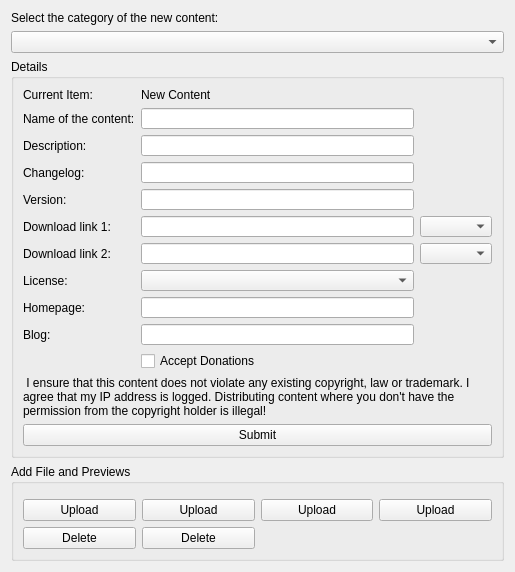
<?xml version="1.0" encoding="UTF-8"?>
<ui version="4.0">
 <class>ContentCreation</class>
 <widget class="QWidget" name="ContentCreation">
  <property name="geometry">
   <rect>
    <x>0</x>
    <y>0</y>
    <width>515</width>
    <height>572</height>
   </rect>
  </property>
  <property name="windowTitle">
   <string>Form</string>
  </property>
  <layout class="QVBoxLayout" name="verticalLayout_3">
   <item>
    <widget class="QLabel" name="currentCategoryLabel">
     <property name="text">
      <string>Select the category of the new content:</string>
     </property>
    </widget>
   </item>
   <item>
    <widget class="QComboBox" name="category"/>
   </item>
   <item>
    <widget class="QGroupBox" name="groupBox">
     <property name="title">
      <string>Details</string>
     </property>
     <layout class="QVBoxLayout" name="verticalLayout_2">
      <item>
       <layout class="QGridLayout" name="gridLayout">
        <item row="1" column="0">
         <widget class="QLabel" name="label">
          <property name="text">
           <string>Name of the content:</string>
          </property>
         </widget>
        </item>
        <item row="1" column="1">
         <widget class="QLineEdit" name="name"/>
        </item>
        <item row="2" column="0">
         <widget class="QLabel" name="label_3">
          <property name="text">
           <string>Description:</string>
          </property>
         </widget>
        </item>
        <item row="2" column="1">
         <widget class="QLineEdit" name="description"/>
        </item>
        <item row="3" column="0">
         <widget class="QLabel" name="label_9">
          <property name="text">
           <string>Changelog:</string>
          </property>
         </widget>
        </item>
        <item row="3" column="1">
         <widget class="QLineEdit" name="changelog"/>
        </item>
        <item row="4" column="0">
         <widget class="QLabel" name="label_10">
          <property name="text">
           <string>Version:</string>
          </property>
         </widget>
        </item>
        <item row="4" column="1">
         <widget class="QLineEdit" name="version"/>
        </item>
        <item row="5" column="0">
         <widget class="QLabel" name="label_11">
          <property name="text">
           <string>Download link 1:</string>
          </property>
         </widget>
        </item>
        <item row="5" column="1">
         <widget class="QLineEdit" name="link1"/>
        </item>
        <item row="6" column="1">
         <widget class="QLineEdit" name="link2"/>
        </item>
        <item row="6" column="0">
         <widget class="QLabel" name="label_12">
          <property name="text">
           <string>Download link 2:</string>
          </property>
         </widget>
        </item>
        <item row="5" column="2">
         <widget class="QComboBox" name="distroType_1"/>
        </item>
        <item row="6" column="2">
         <widget class="QComboBox" name="distroType_2"/>
        </item>
        <item row="7" column="1">
         <widget class="QComboBox" name="license"/>
        </item>
        <item row="7" column="0">
         <widget class="QLabel" name="label_13">
          <property name="text">
           <string>License:</string>
          </property>
         </widget>
        </item>
        <item row="9" column="0">
         <widget class="QLabel" name="label_14">
          <property name="text">
           <string>Homepage:</string>
          </property>
         </widget>
        </item>
        <item row="9" column="1">
         <widget class="QLineEdit" name="homepage"/>
        </item>
        <item row="10" column="1">
         <widget class="QLineEdit" name="blog"/>
        </item>
        <item row="10" column="0">
         <widget class="QLabel" name="label_15">
          <property name="text">
           <string>Blog:</string>
          </property>
         </widget>
        </item>
        <item row="11" column="1">
         <widget class="QCheckBox" name="donations">
          <property name="text">
           <string>Accept Donations</string>
          </property>
         </widget>
        </item>
        <item row="0" column="1">
         <widget class="QLabel" name="contentId">
          <property name="text">
           <string>New Content</string>
          </property>
         </widget>
        </item>
        <item row="0" column="0">
         <widget class="QLabel" name="label_2">
          <property name="text">
           <string>Current Item:</string>
          </property>
         </widget>
        </item>
       </layout>
      </item>
      <item>
       <layout class="QHBoxLayout" name="horizontalLayout_2"/>
      </item>
      <item>
       <widget class="QLabel" name="currentCategoryLabel_2">
        <property name="text">
         <string> I ensure that this content does not violate any existing copyright, law or trademark. I agree that my IP address is logged. Distributing content where you don't have the permission from the copyright holder is illegal!</string>
        </property>
        <property name="wordWrap">
         <bool>true</bool>
        </property>
       </widget>
      </item>
      <item>
       <widget class="QPushButton" name="submitButton">
        <property name="text">
         <string>Submit</string>
        </property>
       </widget>
      </item>
     </layout>
    </widget>
   </item>
   <item>
    <widget class="QGroupBox" name="addFileGroup">
     <property name="enabled">
      <bool>true</bool>
     </property>
     <property name="title">
      <string>Add File and Previews</string>
     </property>
     <layout class="QGridLayout" name="gridLayout_2">
      <item row="2" column="0">
       <widget class="QPushButton" name="upload">
        <property name="text">
         <string>Upload</string>
        </property>
       </widget>
      </item>
      <item row="1" column="0">
       <widget class="KUrlRequester" name="uploadFile">
        <property name="clickMessage">
         <string>File</string>
        </property>
       </widget>
      </item>
      <item row="2" column="2">
       <widget class="QPushButton" name="uploadPreview1Button">
        <property name="text">
         <string>Upload</string>
        </property>
       </widget>
      </item>
      <item row="1" column="2">
       <widget class="KUrlRequester" name="uploadPreview1">
        <property name="clickMessage">
         <string>Preview 1</string>
        </property>
       </widget>
      </item>
      <item row="1" column="3">
       <widget class="KUrlRequester" name="uploadPreview2">
        <property name="clickMessage">
         <string>Preview 2</string>
        </property>
       </widget>
      </item>
      <item row="1" column="4">
       <widget class="KUrlRequester" name="uploadPreview3">
        <property name="clickMessage">
         <string>Preview 3</string>
        </property>
       </widget>
      </item>
      <item row="2" column="3">
       <widget class="QPushButton" name="uploadPreview2Button">
        <property name="text">
         <string>Upload</string>
        </property>
       </widget>
      </item>
      <item row="2" column="4">
       <widget class="QPushButton" name="uploadPreview3Button">
        <property name="text">
         <string>Upload</string>
        </property>
       </widget>
      </item>
      <item row="3" column="0">
       <widget class="QPushButton" name="deleteFile">
        <property name="text">
         <string>Delete</string>
        </property>
       </widget>
      </item>
      <item row="3" column="2">
       <widget class="QPushButton" name="deletePreview1">
        <property name="text">
         <string>Delete</string>
        </property>
       </widget>
      </item>
     </layout>
    </widget>
   </item>
   <item>
    <spacer name="verticalSpacer">
     <property name="orientation">
      <enum>Qt::Vertical</enum>
     </property>
     <property name="sizeHint" stdset="0">
      <size>
       <width>20</width>
       <height>40</height>
      </size>
     </property>
    </spacer>
   </item>
  </layout>
 </widget>
 <customwidgets>
  <customwidget>
   <class>KUrlRequester</class>
   <extends>QFrame</extends>
   <header>kurlrequester.h</header>
  </customwidget>
 </customwidgets>
 <resources/>
 <connections/>
</ui>
